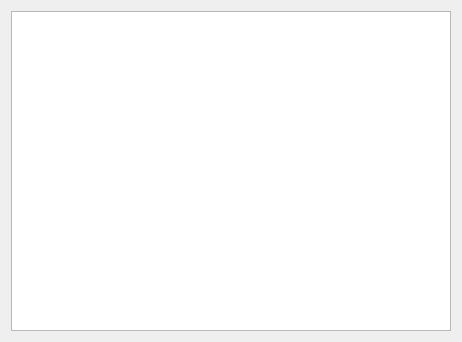
<?xml version="1.0" encoding="UTF-8"?>
<ui version="4.0">
 <class>Dialog</class>
 <widget class="QDialog" name="Dialog">
  <property name="geometry">
   <rect>
    <x>0</x>
    <y>0</y>
    <width>462</width>
    <height>342</height>
   </rect>
  </property>
  <property name="windowTitle">
   <string>Dialog</string>
  </property>
  <layout class="QVBoxLayout" name="verticalLayout">
   <item>
    <widget class="QTableView" name="tableView"/>
   </item>
  </layout>
 </widget>
 <layoutdefault spacing="6" margin="11"/>
 <resources/>
 <connections/>
</ui>
